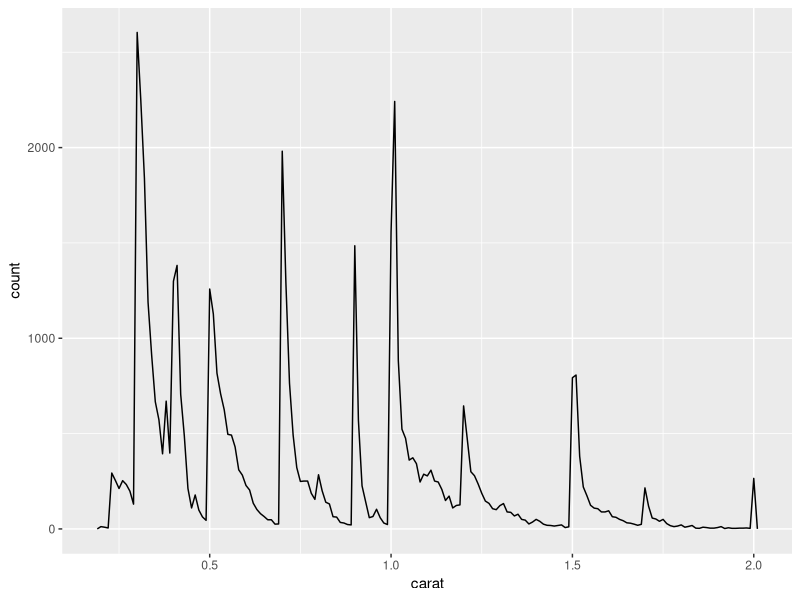

Reproduce this figure in R.
## ---- chunk 1
#Giving echo = TRUE will save the code and result also in the output
## ---- chunk 2
#Note, Each gray box below is a code chunk. You need to insert a code chunk and put your R code in it. By setting echo = FALSE. this comment and any code will not show in my output document. If it were TRUE, the comment and code would appear. 
## ---- chunk 3
#The include = FALSE function hides both the code and output in my output document

#You need to install these packages first to be able to use the functions within them. You can install them from the Tools tab or write a new code chunk: install.packages("package_name"). 
library(ggplot2)
library(dplyr)
## ---- chunk 4
#this next line is creating a subset called 'small' of the diamonds data
small <- diamonds %>% 
  filter(carat <= 2)
## ---- chunk 5
#some chunk
## ---- chunk 6
#This next chunk is inline code. Inline code puts the text with the output of the function in my document.
## ---- chunk 7
#This next code chunk will make a plot in our output doc
## ---- chunk 8
small %>% 
  ggplot(aes(carat)) + 
  geom_freqpoly(binwidth = 0.01)
## ---- chunk 9
#Once all of my code has been written, I click on the Knit button in the tool bar above to produce my document.
